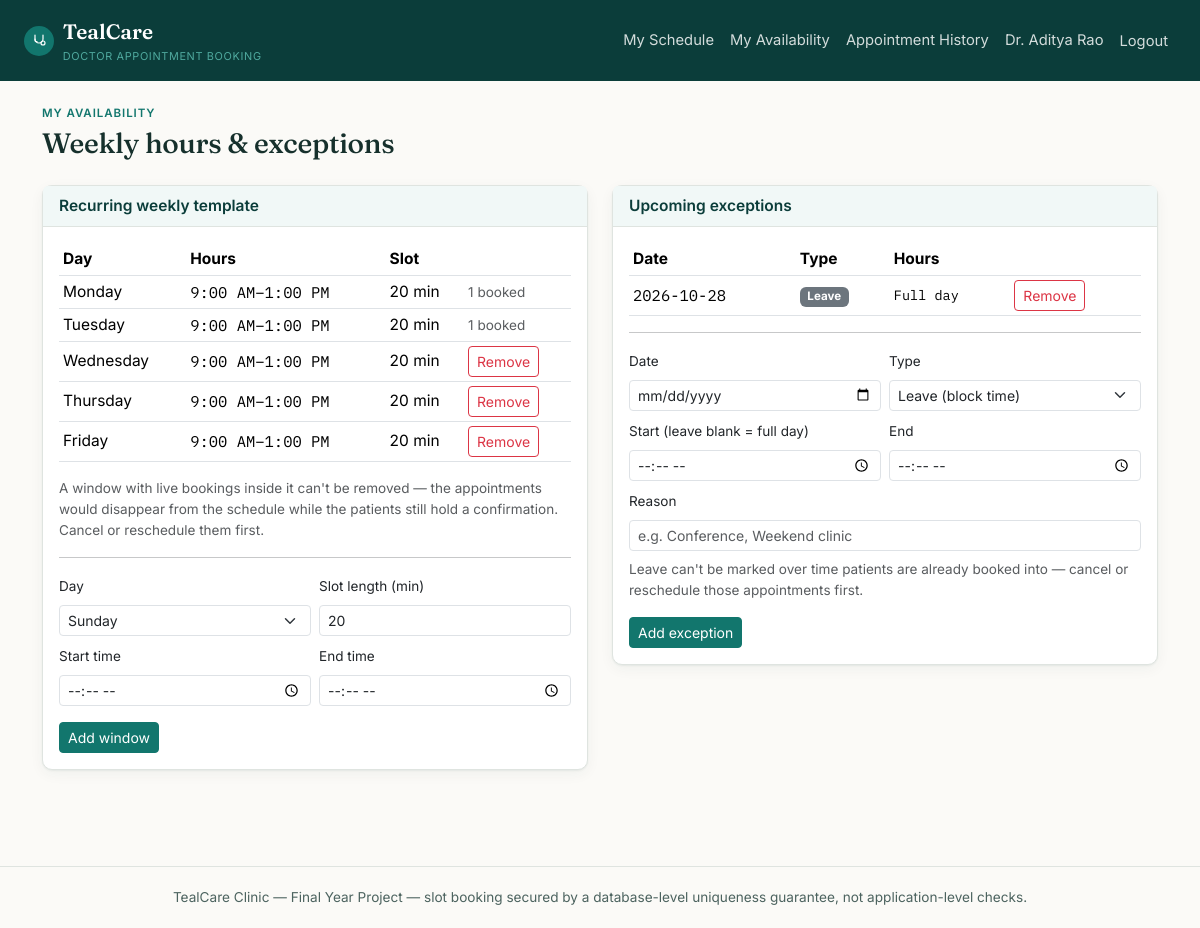
Screenshot of /doctor/availability (signed in) with the database file from the repository.
### tables this page shows
CREATE TABLE users (
    id INT AUTO_INCREMENT PRIMARY KEY,
    role ENUM('admin','doctor','patient') NOT NULL,
    name VARCHAR(150) NOT NULL,
    email VARCHAR(190) NOT NULL UNIQUE,
    password_hash VARCHAR(255) NOT NULL,
    phone VARCHAR(20) NULL,
     
    staff_code VARCHAR(20) NULL UNIQUE,
     
     
    status ENUM('active','suspended') NOT NULL DEFAULT 'active',
    reset_token VARCHAR(64) NULL,
    reset_token_expires_at DATETIME NULL,
    created_at TIMESTAMP NOT NULL DEFAULT CURRENT_TIMESTAMP
);

CREATE TABLE doctor_weekly_availability (
    id INT AUTO_INCREMENT PRIMARY KEY,
    doctor_id INT NOT NULL,
    day_of_week TINYINT NOT NULL,
    start_time TIME NOT NULL,
    end_time TIME NOT NULL,
    slot_duration_minutes INT NOT NULL DEFAULT 20,
    created_at TIMESTAMP NOT NULL DEFAULT CURRENT_TIMESTAMP,
    FOREIGN KEY (doctor_id) REFERENCES doctors(id) ON DELETE CASCADE,
    INDEX idx_doctor_dow (doctor_id, day_of_week)
);

CREATE TABLE doctor_availability_exceptions (
    id INT AUTO_INCREMENT PRIMARY KEY,
    doctor_id INT NOT NULL,
    exception_date DATE NOT NULL,
    type ENUM('leave','extra_hours') NOT NULL,
    start_time TIME NULL,
    end_time TIME NULL,
    reason VARCHAR(255) NULL,
    created_at TIMESTAMP NOT NULL DEFAULT CURRENT_TIMESTAMP,
    FOREIGN KEY (doctor_id) REFERENCES doctors(id) ON DELETE CASCADE,
    INDEX idx_doctor_date (doctor_id, exception_date)
);

### app/views/doctor/availability.php (the view, shortened to what the rows shown need)
<p class="eyebrow mb-1">My availability</p>
<h1 class="h3 mb-4">Weekly hours &amp; exceptions</h1>
<?php $days = ['Sunday','Monday','Tuesday','Wednesday','Thursday','Friday','Saturday']; ?>
<div class="row g-4">
    <div class="col-lg-6">
        <div class="card card-tc mb-4">
            <div class="card-header">Recurring weekly template</div>
            <div class="card-body">
                <?php if (empty($availability)): ?>
                    <p class="text-muted">No weekly hours set yet — add your first window below.</p>
                <?php else: ?>
                    <table class="table table-sm align-middle">
                        <thead><tr><th>Day</th><th>Hours</th><th>Slot</th><th></th></tr></thead>
                        <tbody>
                        <?php foreach ($availability as $row): ?>
                            <tr>
                                <td><?= $days[(int) $row['day_of_week']] ?></td>
                                <td class="mono"><?= date('g:i A', strtotime($row['start_time'])) ?>–<?= date('g:i A', strtotime($row['end_time'])) ?></td>
                                <td><?= (int) $row['slot_duration_minutes'] ?> min</td>
                                <td>
                                    <?php $locked = $availabilityLocks['windows'][(int) $row['id']] ?? 0; ?>
                                    <?php if ($locked > 0): ?>
                                        <span class="text-muted small" title="Cancel or reschedule them first — removing this window would drop them off the schedule."><?= $locked ?> booked</span>
                                    <?php else: ?>
                                        <form method="post" action="<?= Router::url('/doctor/availability/' . $row['id'] . '/delete') ?>" onsubmit="return confirm('Remove this window?');">
                                            <button class="btn btn-sm btn-outline-danger">Remove</button>
                                        </form>
                                    <?php endif; ?>
                                </td>
                            </tr>
                        <?php endforeach; ?>
                        </tbody>
                    </table>
                    <p class="text-muted small mb-0">A window with live bookings inside it can't be removed — the appointments would disappear from the schedule while the patients still hold a confirmation. Cancel or reschedule them first.</p>
                <?php endif; ?>
                <hr>
                <form method="post" action="<?= Router::url('/doctor/availability') ?>" class="row g-2">
                    <div class="col-6">
                        <label class="form-label small">Day</label>
                        <select name="day_of_week" class="form-select form-select-sm" required>
                            <?php foreach ($days as $i => $name): ?><option value="<?= $i ?>"><?= $name ?></option><?php endforeach; ?>
                        </select>
                    </div>
                    <div class="col-6">
                        <label class="form-label small">Slot length (min)</label>
                        <input type="number" name="slot_duration_minutes" class="form-control form-control-sm" value="20" min="5" max="120" required>
                    </div>
                    <div class="col-6">
                        <label class="form-label small">Start time</label>
                        <input type="time" name="start_time" class="form-control form-control-sm" required>
                    </div>
                    <div class="col-6">
                        <label class="form-label small">End time</label>
                        <input type="time" name="end_time" class="form-control form-control-sm" required>
                    </div>
                    <div class="col-12">
                        <button class="btn btn-tc btn-sm mt-2">Add window</button>
                    </div>
                </form>
            </div>
        </div>
    </div>
    <div class="col-lg-6">
        <div class="card card-tc mb-4">
            <div class="card-header">Upcoming exceptions</div>
            <div class="card-body">
                <?php if (empty($exceptions)): ?>
                    <p class="text-muted">No leave or extra-hours exceptions coming up.</p>
                <?php else: ?>
                    <table class="table table-sm align-middle">
                        <thead><tr><th>Date</th><th>Type</th><th>Hours</th><th></th></tr></thead>
                        <tbody>
                        <?php foreach ($exceptions as $row): ?>
                            <tr>
                                <td class="mono"><?= htmlspecialchars($row['exception_date'], ENT_QUOTES) ?></td>
                                <td><?= $row['type'] === 'leave' ? '<span class="badge text-bg-secondary">Leave</span>' : '<span class="tag-extra">Extra hours</span>' ?></td>
                                <td class="mono small"><?= $row['start_time'] ? date('g:i A', strtotime($row['start_time'])) . '–' . date('g:i A', strtotime($row['end_time'])) : 'Full day' ?></td>
                                <td>
                                    <?php $locked = $availabilityLocks['exceptions'][(int) $row['id']] ?? 0; ?>
                                    <?php if ($locked > 0): ?>
                                        <span class="text-muted small" title="Cancel or reschedule them first — removing this clinic would drop them off the schedule."><?= $locked ?> booked</span>
                                    <?php else: ?>
                                        <form method="post" action="<?= Router::url('/doctor/exceptions/' . $row['id'] . '/delete') ?>" onsubmit="return confirm('Remove this exception?');">
                                            <button class="btn btn-sm btn-outline-danger">Remove</button>
                                        </form>
                                    <?php endif; ?>
                                </td>
                            </tr>
                        <?php endforeach; ?>
                        </tbody>
                    </table>
                <?php endif; ?>
                <hr>
                <form method="post" action="<?= Router::url('/doctor/exceptions') ?>" class="row g-2" id="exceptionForm">
                    <div class="col-6">
                        <label class="form-label small">Date</label>
                        <input type="date" name="exception_date" class="form-control form-control-sm" min="<?= date('Y-m-d') ?>" required>
                    </div>
                    <div class="col-6">
                        <label class="form-label small">Type</label>
                        <select name="type" class="form-select form-select-sm" id="exceptionType" required>
                            <option value="leave">Leave (block time)</option>
                        </select>
                    </div>
                    <div class="col-6 exception-time"><label class="form-label small">Start (leave blank = full day)</label><input type="time" name="start_time" class="form-control form-control-sm"></div>
                    <div class="col-6 exception-time"><label class="form-label small">End</label><input type="time" name="end_time" class="form-control form-control-sm"></div>
                    <div class="col-12">
                        <label class="form-label small">Reason</label>
                        <input type="text" name="reason" class="form-control form-control-sm" placeholder="e.g. Conference, Weekend clinic">
                    </div>
                    <div class="col-12">
                        <p class="text-muted small mb-0">Leave can't be marked over time patients are already booked into — cancel or reschedule those appointments first.</p>
                    </div>
                    <div class="col-12">
                        <button class="btn btn-tc btn-sm mt-2">Add exception</button>
                    </div>
                </form>
            </div>
        </div>
    </div>
</div>

### core/Router.php (shortened to what the rows shown need)
<?php
class Router
{
    private array $routes = ['GET' => [], 'POST' => []];
    private static string $basePath = '';
    public static function setBasePath(string $path): void
    {
        self::$basePath = rtrim($path, '/');
    }
    public static function url(string $path = ''): string
    {
        return self::$basePath . $path;
    }
    public function get(string $pattern, array $handler): void
    {
        $this->routes['GET'][$pattern] = $handler;
    }
    public function post(string $pattern, array $handler): void
    {
        $this->routes['POST'][$pattern] = $handler;
    }
    public function dispatch(string $method, string $uri): void
    {
        $path = parse_url($uri, PHP_URL_PATH) ?? '/';
        $path = rtrim($path, '/');
        foreach ($this->routes[$method] ?? [] as $pattern => $handler) {
            $params = $this->match($pattern, $path);
            if ($params !== null) {
                [$controllerClass, $action] = $handler;
                $controller = new $controllerClass();
                call_user_func_array([$controller, $action], $params);
                return;
            }
        }
    }
    private function match(string $pattern, string $path): ?array
    {
        $regex = preg_replace('#\{[a-zA-Z_]+\}#', '([^/]+)', $pattern);
        $regex = rtrim($regex, '/');
        if ($regex === '') {
            $regex = '/';
        }
        if (!preg_match('#^' . $regex . '$#', $path, $matches)) {
            return null;
        }
        array_shift($matches);
        return $matches;
    }
}

### app/views/partials/header.php (shortened to what the rows shown need)
<?php
$currentUser = Auth::user();
?>
<!doctype html>
<html lang="en">
<head>
    <link href="https://cdn.jsdelivr.net/npm/bootstrap@5.3.3/dist/css/bootstrap.min.css" rel="stylesheet">
    <link href="<?= Router::url('/assets/css/style.css') ?>" rel="stylesheet">
</head>
<body>
<nav class="navbar navbar-expand-lg navbar-tc">
    <div class="container-fluid px-3 px-lg-4">
        <a class="navbar-brand" href="<?= Router::url($currentUser ? \App\Controllers\AuthController::roleHome($currentUser['role']) : '/login') ?>">
            <span class="brand-mark">
            </span>
            <span>TealCare<small>Doctor Appointment Booking</small></span>
        </a>
        <div class="collapse navbar-collapse" id="navMain">
            <ul class="navbar-nav ms-auto align-items-lg-center">
                <?php if ($currentUser && $currentUser['role'] === 'admin'): ?>
                    <li class="nav-item"><a class="nav-link" href="<?= Router::url('/admin/dashboard') ?>">Dashboard</a></li>
                    <li class="nav-item"><a class="nav-link" href="<?= Router::url('/admin/doctors') ?>">Doctors</a></li>
                    <li class="nav-item"><a class="nav-link" href="<?= Router::url('/admin/specializations') ?>">Specializations</a></li>
                    <li class="nav-item"><a class="nav-link" href="<?= Router::url('/admin/board') ?>">Today's Board</a></li>
                    <li class="nav-item"><a class="nav-link" href="<?= Router::url('/admin/appointments') ?>">Appointments</a></li>
                    <li class="nav-item"><a class="nav-link" href="<?= Router::url('/admin/patients') ?>">Patients</a></li>
                    <li class="nav-item"><a class="nav-link" href="<?= Router::url('/admin/stress-test') ?>">Stress Test</a></li>
                    <li class="nav-item"><a class="nav-link" href="<?= Router::url('/admin/audit-log') ?>">Audit &amp; Reports</a></li>
                <?php elseif ($currentUser && $currentUser['role'] === 'doctor'): ?>
                    <li class="nav-item"><a class="nav-link" href="<?= Router::url('/doctor/dashboard') ?>">My Schedule</a></li>
                    <li class="nav-item"><a class="nav-link" href="<?= Router::url('/doctor/availability') ?>">My Availability</a></li>
                    <li class="nav-item"><a class="nav-link" href="<?= Router::url('/doctor/appointments') ?>">Appointment History</a></li>
                <?php endif; ?>
                <?php if ($currentUser): ?>
                    <li class="nav-item"><a class="nav-link" href="<?= Router::url('/account') ?>"><?= htmlspecialchars($currentUser['name'], ENT_QUOTES) ?></a></li>
                    <li class="nav-item">
                        <form method="post" action="<?= Router::url('/logout') ?>" class="d-inline">
                            <button type="submit" class="btn btn-link nav-link" style="border:0;">Logout</button>
                        </form>
                    </li>
                <?php else: ?>
                    <li class="nav-item"><a class="nav-link" href="<?= Router::url('/login') ?>">Login</a></li>
                    <li class="nav-item"><a class="nav-link" href="<?= Router::url('/register') ?>">Register</a></li>
                <?php endif; ?>
            </ul>
        </div>
    </div>
</nav>
<div class="container py-4">

### rows the page displays
users: name "Dr. Aditya Rao"
doctor_weekly_availability: day_of_week "Monday", start_time "9:00 AM", end_time "1:00 PM", slot_duration_minutes "20", id "1"
doctor_weekly_availability: day_of_week "Tuesday", start_time "9:00 AM", end_time "1:00 PM", slot_duration_minutes "20", id "1"
doctor_weekly_availability: day_of_week "Wednesday", start_time "9:00 AM", end_time "1:00 PM", slot_duration_minutes "20"
doctor_weekly_availability: day_of_week "Thursday", start_time "9:00 AM", end_time "1:00 PM", slot_duration_minutes "20"
doctor_weekly_availability: day_of_week "Friday", start_time "9:00 AM", end_time "1:00 PM", slot_duration_minutes "20"
doctor_availability_exceptions: exception_date "2026-10-28", type "Leave", shows "Full day"

### other values shown
form field day_of_week "Sunday"
